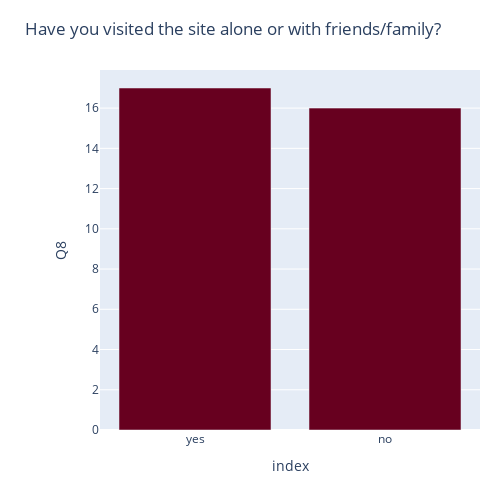

Notebook cell for this chart:
### Code cell
fig = px.bar(Q8, x='index', y='Q8', color_discrete_sequence=px.colors.sequential.RdBu, title="Have you visited the site alone or with friends/family?")
fig.update_layout(
    width=500,
    height=500,
    margin=dict(l=100, r=20, t=70, b=70)
)
fig.show()

### Figure 1 — Plotly figure (JSON) as saved in the notebook; plotly's stock layout.template omitted (floating-point values rounded to 4 significant figures)
{"data": [{"alignmentgroup": "True", "hovertemplate": "index=%{x}<br>Q8=%{y}<extra></extra>", "legendgroup": "", "marker": {"color": "rgb(103,0,31)", "pattern": {"shape": ""}}, "name": "", "offsetgroup": "", "orientation": "v", "showlegend": false, "textposition": "auto", "type": "bar", "x": ["yes", "no"], "xaxis": "x", "y": [17, 16], "yaxis": "y"}], "layout": {"barmode": "relative", "height": 500, "legend": {"tracegroupgap": 0}, "margin": {"b": 70, "l": 100, "r": 20, "t": 70}, "title": {"text": "Have you visited the site alone or with friends/family?"}, "width": 500, "xaxis": {"anchor": "y", "domain": [0, 1], "title": {"text": "index"}}, "yaxis": {"anchor": "x", "domain": [0, 1], "title": {"text": "Q8"}}}}
